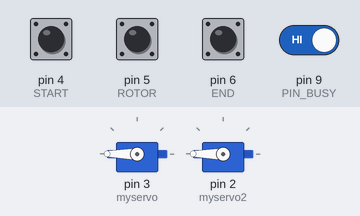
This sketch was run on a simulated Arduino Uno, built with avr-gcc and run on an emulated ATmega328P. Parts: 2 × servo. The test bench sets the inputs (shaded band); at power-on: pin 4 (START), pin 5 (ROTOR), pin 6 (END), pin 9 (PIN_BUSY) HIGH.

Above: at 2.2 s.
2.3 s: pin 4 (START) pulled LOW for 1 s
At 3.2 s:
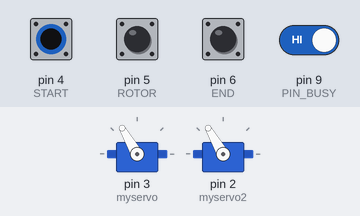
6.3 s: pin 5 (ROTOR) pulled LOW for 1 s
10.1 s: pin 9 (PIN_BUSY) driven LOW
At 11.1 s:
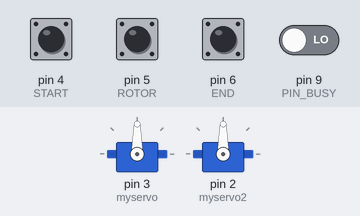
12.1 s: pin 9 (PIN_BUSY) driven HIGH
At 13.9 s:
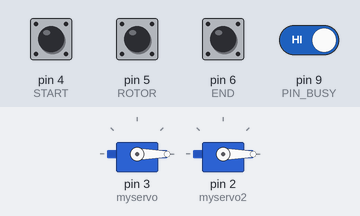
Timing chart, 0 to 16.1 s (numbered marks = the images above; inputs shaded):
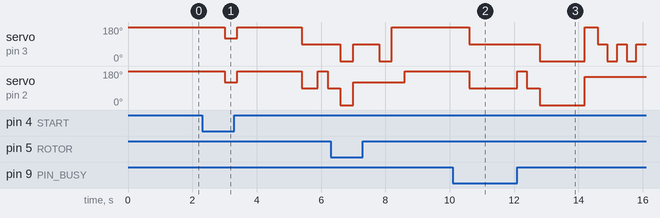

The sketch:

Detector.ino
```cpp
#include <SPI.h>
#include <Servo.h>

Servo myservo;
Servo myservo2;

// steping mortor
#define PIN_SPI_MOSI 11
#define PIN_SPI_MISO 12
#define PIN_SPI_SCK 13
#define PIN_SPI_SS 10
#define PIN_BUSY 9

// button
#define START 4  //[起]
#define ROTOR 5  //[廻]
#define END 6    //[終]

void setup()
{
  delay(1000);
  pinMode(PIN_SPI_MOSI, OUTPUT);
  pinMode(PIN_SPI_MISO, INPUT);
  pinMode(PIN_SPI_SCK, OUTPUT);
  pinMode(PIN_SPI_SS, OUTPUT);
  pinMode(PIN_BUSY, INPUT);
  SPI.begin();
  SPI.setDataMode(SPI_MODE3);
  SPI.setBitOrder(MSBFIRST);
  digitalWrite(PIN_SPI_SS, HIGH);

  L6470_resetdevice();
  L6470_setup();

  myservo.attach(3);
  myservo2.attach(2);

  pinMode(START, INPUT_PULLUP);
  pinMode(ROTOR, INPUT_PULLUP);
  pinMode(END, INPUT_PULLUP);
}

void loop() {
  deactive();

  //Boot button[起]
  if (digitalRead(START) == HIGH) {
    boot();

    //start flapping loop
    while (1) {
      flapping();

      // start rotate button[廻]
      if ( digitalRead(ROTOR) == HIGH) {
        rotate();

        // end button[終]
      } else if (digitalRead(END) == HIGH) {
        end_motion();
        break;
      }
    }

    //posing button[廻]
  } else if (digitalRead(ROTOR) == HIGH) {
    while (1) {
      posing();

      //end button[終]
      if (digitalRead(END) == HIGH) {
        break;
      }
    }
  }
}

void deactive() {
  myservo.write( 180 );
  myservo2.write( 180 );
  delay(2000);
}

void boot() {
  myservo.write( 90 );
  myservo2.write( 90 );
  delay(500);

  L6470_move(1, 20);
  myservo2.write( 180 );
  delay(300);
  L6470_move(0, 470);
  L6470_move(1, 50);
}

void flapping() {
  myservo.write( 90 );
  myservo2.write( 90 );
  delay(400);
  myservo.write( 0 );
  myservo2.write( 0 );
  delay(400);
}

void rotate() {
  delay(1000);
  myservo.write( 180 );
  myservo2.write( 150 );
  delay(400);
  for (int cw = 0; cw < 16; cw++) {
    L6470_move(0, 25);
    myservo.write( 90 );
    delay(300);
    L6470_move(0, 25);
    myservo.write( 0 );
    delay(300);
  }
  for (int ccw = 0; ccw < 16; ccw++) {
    L6470_move(1, 25);
    myservo.write( 90 );
    delay(300);
    L6470_move(1, 25);
    myservo.write( 0 );
    delay(300);
  }
}

void end_motion () {
  myservo.write( 90 );
  myservo2.write( 120 );
  delay(400);
  L6470_move(0, 20);
  L6470_move(1, 470);
  L6470_move(0, 50);
  delay(400);
  myservo.write( 0 );
  delay(400);
  myservo.write( 180 );
  delay(400);
}

void posing () {
  myservo.write( 120 );
  myservo2.write( 120 );
  delay(400);
}

void L6470_setup() {
  L6470_setparam_acc(0x20);
  L6470_setparam_dec(0x20);
  L6470_setparam_maxspeed(0x20);
  L6470_setparam_minspeed(0x0);
  L6470_setparam_fsspd(0x3ff);
  L6470_setparam_kvalhold(0xff);
  L6470_setparam_kvalrun(0xff);
  L6470_setparam_kvalacc(0xff);
  L6470_setparam_kvaldec(0xff);

  L6470_setparam_stepmood(0x01);
}
```

commands.ino
```cpp
/*ver 1.00 2013/4/24*/
/*ver 1.01 2013/12/14 コメント追記*/

/*L6470 コントロール　コマンド
 引数-----------------------
 dia   1:正転 0:逆転,
 spd  (20bit)(0.015*spd[step/s])
 pos  (22bit)
 n_step (22bit)
 act   1:絶対座標をマーク  0:絶対座標リセット
 mssec ミリ秒
 val 各レジスタに書き込む値
 ---------------------------
 L6470_run(dia,spd); //指定方向に連続回転
 L6470_stepclock(dia); //指定方向にstepピンのクロックで回転
 L6470_move(dia,n_step); //指定方向に指定数ステップする
 L6470_goto(pos);　//指定座標に最短でいける回転方向で移動
 L6470_gotodia(dia,pos);　//回転方向を指定して指定座標に移動
 L6470_gountil(act,dia,spd);　//指定した回転方向に指定した速度で回転し、スイッチのONで急停止と座標処理
 L6470_relesesw(act,dia);　//スイッチがOFFに戻るまで最低速度で回転し、停止と座標処理
 L6470_gohome();　//座標原点に移動
 L6470_gomark();　//マーク座標に移動
 L6470_resetpos();　//絶対座標リセット
 L6470_resetdevice(); //L6470リセット
 L6470_softstop();　//回転停止、保持トルクあり
 L6470_hardstop();　//回転急停止、保持トルクあり
 L6470_softhiz(); //回転停止、保持トルクなし
 L6470_hardhiz(); //回転急停止、保持トルクなし
 L6470_getstatus(); //statusレジスタの値を返す （L6470_getparam_status();と同じ）

 L6470_busydelay(msec);　//busyフラグがHIGHになってから、指定ミリ秒待つ。

 レジスタ書き込みコマンド
 L6470_setparam_abspos(val); //[R, WS]現在座標default 0x000000 (22bit)
 L6470_setparam_elpos(val); //[R, WS]コイル励磁の電気的位置default 0x000 (2+7bit)
 L6470_setparam_mark(val); //[R, WR]マーク座標default 0x000000 (22bit)
 //ありませんL6470_spped //[R] 現在速度read onry  (20bit)
 L6470_setparam_acc(val); //[R, WS] 加速度default 0x08A (12bit) (14.55*val+14.55[step/s^2])
 L6470_setparam_dec(val); //[R, WS] 減速度default 0x08A (12bit) (14.55*val+14.55[step/s^2])
 L6470_setparam_maxspeed(val); //[R, WR]最大速度default 0x041 (10bit) (15.25*val+15.25[step/s])
 L6470_setparam_minspeed(val); //[R, WS]最小速度default 0x000 (1+12bit) (0.238*val+[step/s])
 L6470_setparam_fsspd(val); //[R, WR]μステップからフルステップへの切替点速度default 0x027 (10bit) (15.25*val+7.63[step/s])
 L6470_setparam_kvalhold(val); //[R, WR]停止時励磁電圧default 0x29 (8bit) (Vs[V]*val/256)
 L6470_setparam_kvalrun(val); //[R, WR]定速回転時励磁電圧default 0x29 (8bit) (Vs[V]*val/256)
 L6470_setparam_kvalacc(val); //[R, WR]加速時励磁電圧default 0x29 (8bit) (Vs[V]*val/256)
 L6470_setparam_kvaldec(val); //[R, WR]減速時励磁電圧default 0x29 (8bit) (Vs[V]*val/256)
 L6470_setparam_intspd(val); //[R, WH]逆起電力補償切替点速度default 0x0408 (14bit) (0.238*val[step/s])
 L6470_setparam_stslp(val); //[R, WH]逆起電力補償低速時勾配default 0x19 (8bit) (0.000015*val[% s/step])
 L6470_setparam_fnslpacc(val); //[R, WH]逆起電力補償高速時加速勾配default 0x29 (8bit) (0.000015*val[% s/step])
 L6470_setparam_fnslpdec(val); //[R, WH]逆起電力補償高速時減速勾配default 0x29 (8bit) (0.000015*val[% s/step])
 L6470_setparam_ktherm(val); //[R, WR]不明default 0x0 (4bit) (0.03125*val+1)
 //ありませんL6470_adcout //[R] read onry (5bit) ADCによる逆起電力補償の大きさかな？
 L6470_setparam_ocdth(val); //[R, WR]過電流しきい値default 0x8 (4bit) (375*val+375[mA])
 L6470_setparam_stallth(val); //[R, WR]失速電流しきい値？default 0x40 (7bit) (31.25*val+31.25[mA])
 L6470_setparam_stepmood(val); //[R, WH]ステップモードdefault 0x07 (1+3+1+3bit)
 L6470_setparam_alareen(val); //[R, WS]有効アラームdefault 0xff (1+1+1+1+1+1+1+1bit)
 L6470_setparam_config(val); //[R, WH]各種設定default 0x2e88 (3+3+2+1+1+1+1+1+3bit)
 //L6470_status //[R]状態read onry (16bit)

 [R]:読み取り専用
 [WR]:いつでも書き換え可
 [WH]:書き込みは出力がハイインピーダンスの時のみ可
 [WS]:書き換えはモータが停止している時のみ可


 レジスタ読み込みコマンド(返り値　long型)
 L6470_getparam_abspos();
 L6470_getparam_elpos();
 L6470_getparam_mark();
 L6470_getparam_speed();
 L6470_getparam_acc();
 L6470_getparam_dec();
 L6470_getparam_maxspeed();
 L6470_getparam_minspeed();
 L6470_getparam_fsspd();
 L6470_getparam_kvalhold();
 L6470_getparam_kvalrun();
 L6470_getparam_kvalacc();
 L6470_getparam_kvaldec();
 L6470_getparam_intspd();
 L6470_getparam_stslp();
 L6470_getparam_fnslpacc();
 L6470_getparam_fnslpdec();
 L6470_getparam_ktherm();
 L6470_getparam_adcout();
 L6470_getparam_ocdth();
 L6470_getparam_stallth();
 L6470_getparam_stepmood();
 L6470_getparam_alareen();
 L6470_getparam_config();
 L6470_getparam_status();
 */


void L6470_setparam_abspos(long val){L6470_transfer(0x01,3,val);}
void L6470_setparam_elpos(long val){L6470_transfer(0x02,2,val);}
void L6470_setparam_mark(long val){L6470_transfer(0x03,3,val);}
void L6470_setparam_acc(long val){L6470_transfer(0x05,2,val);}
void L6470_setparam_dec(long val){L6470_transfer(0x06,2,val);}
void L6470_setparam_maxspeed(long val){L6470_transfer(0x07,2,val);}
void L6470_setparam_minspeed(long val){L6470_transfer(0x08,2,val);}
void L6470_setparam_fsspd(long val){L6470_transfer(0x15,2,val);}
void L6470_setparam_kvalhold(long val){L6470_transfer(0x09,1,val);}
void L6470_setparam_kvalrun(long val){L6470_transfer(0x0a,1,val);}
void L6470_setparam_kvalacc(long val){L6470_transfer(0x0b,1,val);}
void L6470_setparam_kvaldec(long val){L6470_transfer(0x0c,1,val);}
void L6470_setparam_intspd(long val){L6470_transfer(0x0d,2,val);}
void L6470_setparam_stslp(long val){L6470_transfer(0x0e,1,val);}
void L6470_setparam_fnslpacc(long val){L6470_transfer(0x0f,1,val);}
void L6470_setparam_fnslpdec(long val){L6470_transfer(0x10,1,val);}
void L6470_setparam_ktherm(long val){L6470_transfer(0x11,1,val);}
void L6470_setparam_ocdth(long val){L6470_transfer(0x13,1,val);}
void L6470_setparam_stallth(long val){L6470_transfer(0x14,1,val);}
void L6470_setparam_stepmood(long val){L6470_transfer(0x16,1,val);}
void L6470_setparam_alareen(long val){L6470_transfer(0x17,1,val);}
void L6470_setparam_config(long val){L6470_transfer(0x18,2,val);}

long L6470_getparam_abspos(){return L6470_getparam(0x01,3);}
long L6470_getparam_elpos(){return L6470_getparam(0x02,2);}
long L6470_getparam_mark(){return L6470_getparam(0x03,3);}
long L6470_getparam_speed(){return L6470_getparam(0x04,3);}
long L6470_getparam_acc(){return L6470_getparam(0x05,2);}
long L6470_getparam_dec(){return L6470_getparam(0x06,2);}
long L6470_getparam_maxspeed(){return L6470_getparam(0x07,2);}
long L6470_getparam_minspeed(){return L6470_getparam(0x08,2);}
long L6470_getparam_fsspd(){return L6470_getparam(0x15,2);}
long L6470_getparam_kvalhold(){return L6470_getparam(0x09,1);}
long L6470_getparam_kvalrun(){return L6470_getparam(0x0a,1);}
long L6470_getparam_kvalacc(){return L6470_getparam(0x0b,1);}
long L6470_getparam_kvaldec(){return L6470_getparam(0x0c,1);}
long L6470_getparam_intspd(){return L6470_getparam(0x0d,2);}
long L6470_getparam_stslp(){return L6470_getparam(0x0e,1);}
long L6470_getparam_fnslpacc(){return L6470_getparam(0x0f,1);}
long L6470_getparam_fnslpdec(){return L6470_getparam(0x10,1);}
long L6470_getparam_ktherm(){return L6470_getparam(0x11,1);}
long L6470_getparam_adcout(){return L6470_getparam(0x12,1);}
long L6470_getparam_ocdth(){return L6470_getparam(0x13,1);}
long L6470_getparam_stallth(){return L6470_getparam(0x14,1);}
long L6470_getparam_stepmood(){return L6470_getparam(0x16,1);}
long L6470_getparam_alareen(){return L6470_getparam(0x17,1);}
long L6470_getparam_config(){return L6470_getparam(0x18,2);}
long L6470_getparam_status(){return L6470_getparam(0x19,2);}


void L6470_run(int dia,long spd){
  if(dia==1)
    L6470_transfer(0x51,3,spd);
  else
    L6470_transfer(0x50,3,spd);
}
void L6470_stepclock(int dia){
  if(dia==1)
    L6470_transfer(0x59,0,0);
  else
    L6470_transfer(0x58,0,0);
}
void L6470_move(int dia,long n_step){
  if(dia==1)
    L6470_transfer(0x41,3,n_step);
  else
    L6470_transfer(0x40,3,n_step);
}
void L6470_goto(long pos){
  L6470_transfer(0x60,3,pos);
}
void L6470_gotodia(int dia,int pos){
  if(dia==1)
    L6470_transfer(0x69,3,pos);
  else
    L6470_transfer(0x68,3,pos);
}
void L6470_gountil(int act,int dia,long spd){
  if(act==1)
    if(dia==1)
      L6470_transfer(0x8b,3,spd);
    else
      L6470_transfer(0x8a,3,spd);
  else
    if(dia==1)
      L6470_transfer(0x83,3,spd);
    else
      L6470_transfer(0x82,3,spd);
}
void L6470_relesesw(int act,int dia){
  if(act==1)
    if(dia==1)
      L6470_transfer(0x9b,0,0);
    else
      L6470_transfer(0x9a,0,0);
  else
    if(dia==1)
      L6470_transfer(0x93,0,0);
    else
      L6470_transfer(0x92,0,0);
}
void L6470_gohome(){
  L6470_transfer(0x70,0,0);
}
void L6470_gomark(){
  L6470_transfer(0x78,0,0);
}
void L6470_resetpos(){
  L6470_transfer(0xd8,0,0);
}
void L6470_resetdevice(){
  L6470_send_u(0x00);//nop命令
  L6470_send_u(0x00);
  L6470_send_u(0x00);
  L6470_send_u(0x00);
  L6470_send_u(0xc0);
}
void L6470_softstop(){
  L6470_transfer(0xb0,0,0);
}
void L6470_hardstop(){
  L6470_transfer(0xb8,0,0);
}
void L6470_softhiz(){
  L6470_transfer(0xa0,0,0);
}
void L6470_hardhiz(){
  L6470_transfer(0xa8,0,0);
}
long L6470_getstatus(){
  long val=0;
  L6470_send_u(0xd0);
  for(int i=0;i<=1;i++){
    val = val << 8;
    digitalWrite(PIN_SPI_SS, LOW); // ~SSイネーブル。
    val = val | SPI.transfer(0x00); // アドレスもしくはデータ送信。
    digitalWrite(PIN_SPI_SS, HIGH); // ~SSディスエーブル
  }
  return val;
}

void L6470_transfer(int add,int bytes,long val){
  int data[3];
  L6470_send(add);
  for(int i=0;i<=bytes-1;i++){
    data[i] = val & 0xff;
    val = val >> 8;
  }
  if(bytes==3){
    L6470_send(data[2]);
  }
  if(bytes>=2){
    L6470_send(data[1]);
  }
  if(bytes>=1){
    L6470_send(data[0]);
  }
}
void L6470_send(unsigned char add_or_val){
  while(!digitalRead(PIN_BUSY)){
  } //BESYが解除されるまで待機
  digitalWrite(PIN_SPI_SS, LOW); // ~SSイネーブル。
  SPI.transfer(add_or_val); // アドレスもしくはデータ送信。
  digitalWrite(PIN_SPI_SS, HIGH); // ~SSディスエーブル。
}
void L6470_send_u(unsigned char add_or_val){//busyを確認せず送信するため用
  digitalWrite(PIN_SPI_SS, LOW); // ~SSイネーブル。
  SPI.transfer(add_or_val); // アドレスもしくはデータ送信。
  digitalWrite(PIN_SPI_SS, HIGH); // ~SSディスエーブル。
}
void L6470_busydelay(long time){//BESYが解除されるまで待機
  while(!digitalRead(PIN_BUSY)){
  }
  delay(time);
}
long L6470_getparam(int add,int bytes){
  long val=0;
  int send_add = add | 0x20;
  L6470_send_u(send_add);
  for(int i=0;i<=bytes-1;i++){
    val = val << 8;
    digitalWrite(PIN_SPI_SS, LOW); // ~SSイネーブル。
    val = val | SPI.transfer(0x00); // アドレスもしくはデータ送信。
    digitalWrite(PIN_SPI_SS, HIGH); // ~SSディスエーブル
  }
  return val;
}
```

Measured:
- after the input at 10.1 s, servo on pin 2 (myservo2): goes on until 10.6 s, then stays 90°
- after the input at 12.1 s, servo on pin 3 (myservo): 90° → 0° after 0.70 s, → 180° 1.4 s later, → 90° 0.40 s later, → 0° 0.30 s later, … (7 changes in this stretch); servo on pin 2 (myservo2): 90° → 180° at once, → 90° 0.30 s later, → 0° 0.40 s later, → 150° 1.4 s later
